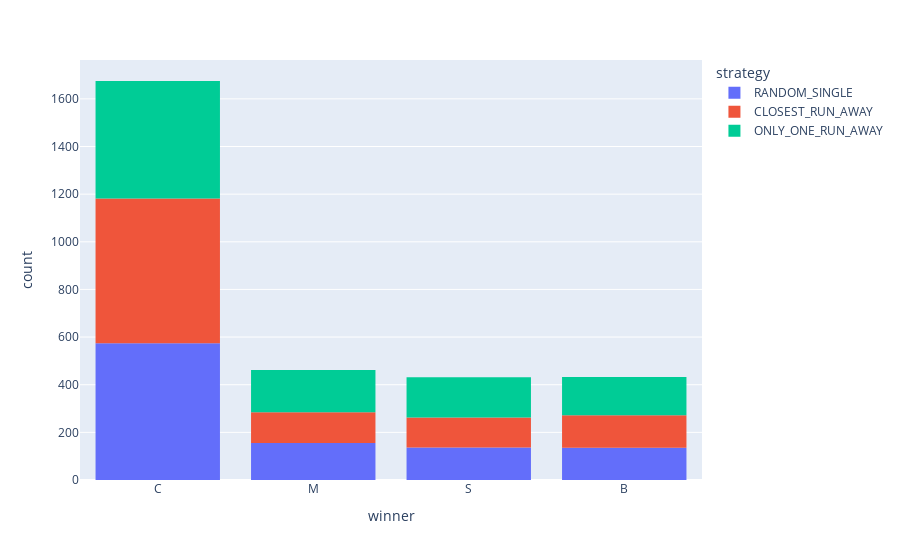

The notebook cell saved with this chart:
### Code cell
df_game_result[df_game_result["C"] != GameResult.FINISHED.name]
px.histogram(df_game_result, "winner", color="strategy")

### Figure 1 — Plotly figure (JSON) as saved in the notebook; plotly's stock layout.template omitted (floating-point values rounded to 4 significant figures; data arrays with more than 128 entries replaced by an {"elided": "..."} marker saying what was removed)
{"data": [{"bingroup": "x", "hovertemplate": "strategy=RANDOM_SINGLE<br>winner=%{x}<br>count=%{y}<extra></extra>", "legendgroup": "RANDOM_SINGLE", "marker": {"color": "#636efa", "pattern": {"shape": ""}}, "name": "RANDOM_SINGLE", "orientation": "v", "showlegend": true, "type": "histogram", "x": {"elided": "1000 str values"}, "xaxis": "x", "yaxis": "y"}, {"bingroup": "x", "hovertemplate": "strategy=CLOSEST_RUN_AWAY<br>winner=%{x}<br>count=%{y}<extra></extra>", "legendgroup": "CLOSEST_RUN_AWAY", "marker": {"color": "#EF553B", "pattern": {"shape": ""}}, "name": "CLOSEST_RUN_AWAY", "orientation": "v", "showlegend": true, "type": "histogram", "x": {"elided": "1000 str values"}, "xaxis": "x", "yaxis": "y"}, {"bingroup": "x", "hovertemplate": "strategy=ONLY_ONE_RUN_AWAY<br>winner=%{x}<br>count=%{y}<extra></extra>", "legendgroup": "ONLY_ONE_RUN_AWAY", "marker": {"color": "#00cc96", "pattern": {"shape": ""}}, "name": "ONLY_ONE_RUN_AWAY", "orientation": "v", "showlegend": true, "type": "histogram", "x": {"elided": "1000 str values"}, "xaxis": "x", "yaxis": "y"}], "layout": {"barmode": "relative", "legend": {"title": {"text": "strategy"}, "tracegroupgap": 0}, "margin": {"t": 60}, "xaxis": {"anchor": "y", "domain": [0, 1], "title": {"text": "winner"}}, "yaxis": {"anchor": "x", "domain": [0, 1], "title": {"text": "count"}}}}
